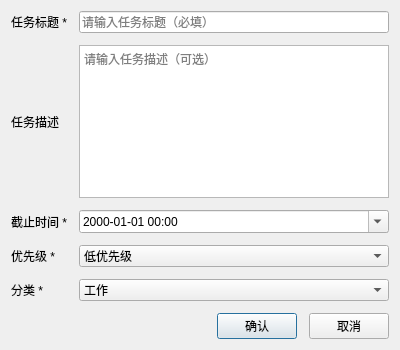
<?xml version="1.0" encoding="UTF-8"?>
<ui version="4.0">
 <class>AddTaskDialog</class>
 <widget class="QDialog" name="AddTaskDialog">
  <property name="geometry">
   <rect>
    <x>0</x>
    <y>0</y>
    <width>400</width>
    <height>350</height>
   </rect>
  </property>
  <property name="windowTitle">
   <string>添加/编辑任务</string>
  </property>
  <property name="modal">
   <bool>true</bool>
  </property>
  <property name="minimumWidth">
   <number>400</number>
  </property>
  <layout class="QGridLayout" name="gridLayout">
   <property name="contentsMargins">
    <set>20</set>
    <set>20</set>
    <set>20</set>
    <set>20</set>
   </property>
   <property name="spacing">
    <number>12</number>
   </property>
   <!-- 任务标题 -->
   <item row="0" column="0">
    <widget class="QLabel" name="label_4">
     <property name="text">
      <string>任务标题 *</string>
     </property>
    </widget>
   </item>
   <item row="0" column="1">
    <widget class="QLineEdit" name="edtTitle">
     <property name="placeholderText">
      <string>请输入任务标题（必填）</string>
     </property>
    </widget>
   </item>
   <!-- 任务描述 -->
   <item row="1" column="0">
    <widget class="QLabel" name="label_5">
     <property name="text">
      <string>任务描述</string>
     </property>
    </widget>
   </item>
   <item row="1" column="1">
    <widget class="QTextEdit" name="edtDescription">
     <property name="placeholderText">
      <string>请输入任务描述（可选）</string>
     </property>
     <property name="maximumHeight">
      <number>80</number>
     </property>
    </widget>
   </item>
   <!-- 截止时间 -->
   <item row="2" column="0">
    <widget class="QLabel" name="label_6">
     <property name="text">
      <string>截止时间 *</string>
     </property>
    </widget>
   </item>
   <item row="2" column="1">
    <widget class="QDateTimeEdit" name="dtDeadline">
     <property name="calendarPopup">
      <bool>true</bool>
     </property>
     <property name="displayFormat">
      <string>yyyy-MM-dd HH:mm</string>
     </property>
    </widget>
   </item>
   <!-- 优先级 -->
   <item row="3" column="0">
    <widget class="QLabel" name="label_7">
     <property name="text">
      <string>优先级 *</string>
     </property>
    </widget>
   </item>
   <item row="3" column="1">
    <widget class="QComboBox" name="cmbPriority">
     <item>
      <property name="text">
       <string>低优先级</string>
      </property>
      <property name="data">
       <number>1</number>
      </property>
     </item>
     <item>
      <property name="text">
       <string>中优先级</string>
      </property>
      <property name="data">
       <number>2</number>
      </property>
     </item>
     <item>
      <property name="text">
       <string>高优先级</string>
      </property>
      <property name="data">
       <number>3</number>
      </property>
     </item>
    </widget>
   </item>
   <!-- 分类 -->
   <item row="4" column="0">
    <widget class="QLabel" name="label_8">
     <property name="text">
      <string>分类 *</string>
     </property>
    </widget>
   </item>
   <item row="4" column="1">
    <widget class="QComboBox" name="cmbCategory">
     <item>
      <property name="text">
       <string>工作</string>
      </property>
      <property name="data">
       <number>1</number>
      </property>
     </item>
     <item>
      <property name="text">
       <string>学习</string>
      </property>
      <property name="data">
       <number>2</number>
      </property>
     </item>
     <item>
      <property name="text">
       <string>生活</string>
      </property>
      <property name="data">
       <number>3</number>
      </property>
     </item>
    </widget>
   </item>
   <!-- 按钮区 -->
   <item row="5" column="0" colspan="2">
    <layout class="QHBoxLayout" name="horizontalLayout_2">
     <item>
      <spacer name="horizontalSpacer_2">
       <property name="orientation">
        <enum>Qt::Horizontal</enum>
       </property>
       <property name="sizeHint" stdset="0">
        <size>
         <width>40</width>
         <height>20</height>
        </size>
       </property>
      </spacer>
     </item>
     <item>
      <widget class="QPushButton" name="btnOk">
       <property name="text">
        <string>确认</string>
       </property>
      </widget>
     </item>
     <item>
      <widget class="QPushButton" name="btnCancel">
       <property name="text">
        <string>取消</string>
       </property>
      </widget>
     </item>
    </layout>
   </item>
  </layout>
 </widget>
 <resources/>
 <connections>
  <connection>
   <sender>btnCancel</sender>
   <signal>clicked()</signal>
   <receiver>AddTaskDialog</receiver>
   <slot>reject()</slot>
   <hints>
    <hint type="sourcelabel">
     <x>310</x>
     <y>290</y>
    </hint>
    <hint type="destinationlabel">
     <x>390</x>
     <y>340</y>
    </hint>
   </hints>
  </connection>
 </connections>
</ui>
